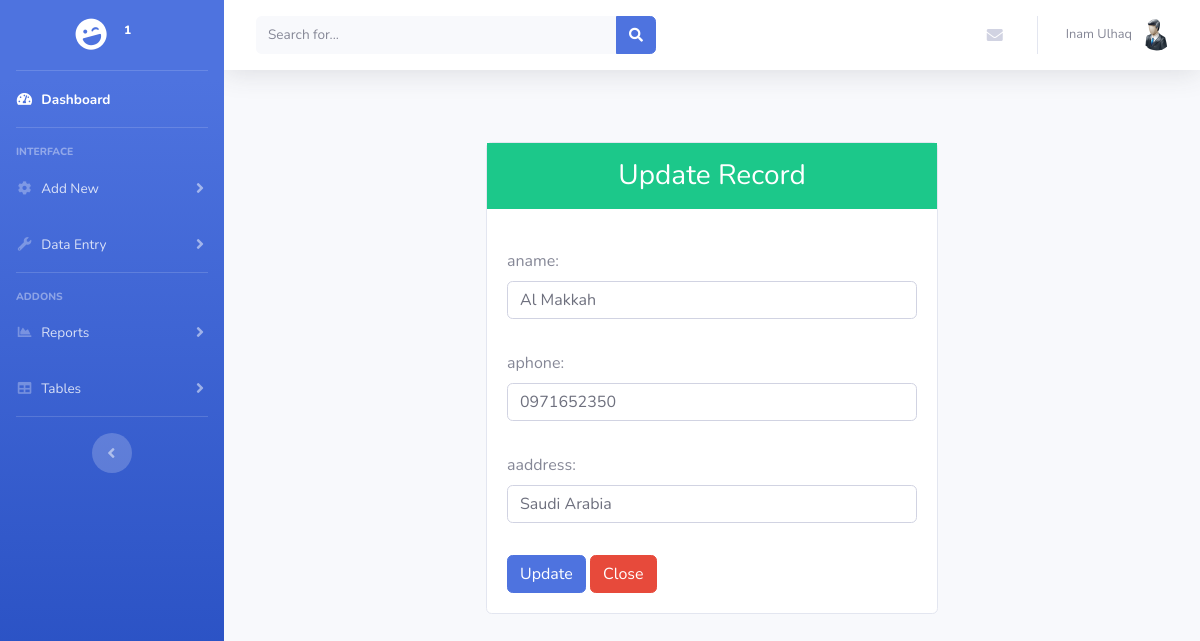
Page /agedit.php?agedit=6 (signed in) on the committed database.
### tables this page shows
CREATE TABLE `users` (
  `id` int(11) NOT NULL,
  `username` varchar(255) NOT NULL,
  `password` varchar(255) NOT NULL,
  `firstname` varchar(50) NOT NULL,
  `lastname` varchar(50) NOT NULL,
  `ucompany` varchar(30) NOT NULL,
  `role` varchar(10) NOT NULL,
  `status` int(11) NOT NULL DEFAULT '1'
);

CREATE TABLE `agency` (
  `id` int(11) NOT NULL,
  `aname` varchar(50) NOT NULL,
  `aphone` varchar(20) NOT NULL,
  `aaddress` varchar(255) NOT NULL,
  `astatus` int(11) NOT NULL DEFAULT '1',
  `user_id` int(11) NOT NULL
);

### agedit.php (the view, shortened to what this page needs)
<?php
    require_once("header.php");
    $id = $_GET['agedit'];
    $query = " SELECT * from agency WHERE id='".$id."'";
    $result = mysqli_query($conn,$query);
    while($row=mysqli_fetch_assoc($result))
    {
            $aname = $row['aname'];
            $aphone = $row['aphone'];
            $aaddress = $row['aaddress'];
    }
?>
<body class="bg-dark">
        <div class="container">
            <div class="row">
                <div class="col-lg-6 m-auto">
                    <div class="card mt-5">
                        <div class="card-title">
                            <h3 class="bg-success text-white text-center py-3"> Update Record</h3>
                        </div>
                        <div class="card-body">
                            <form action="updatagency.php" method="POST">
                                <label>aname:</label><br />
                                <input type="text" class="form-control mb-2" name="aname" value="<?php echo $aname ?>" ><br />
                                <label>aphone:</label><br />
                                <input type="text" class="form-control mb-2" name="aphone" value="<?php echo $aphone ?>" ><br />
                                <label>aaddress:</label><br />
                                <input type="text" class="form-control mb-2" name="aaddress" value="<?php echo $aaddress ?>"><br />
                                <button type="submit" class="btn btn-primary" name="agupdate">Update</button>
                                <button type="close" class="btn btn-danger" name="close">Close</button>
                            </form>
                        </div>
                    </div>
                </div>
            </div>
        </div>
</body>

### header.php (shortened to what this page needs)
<?php include ('db.php');
$user_id=$_SESSION['id'];
?>
<?php
      $sql = "SELECT * FROM users WHERE id=$user_id";
             if ($result = mysqli_query($conn,$sql)){
                  $row = mysqli_fetch_array($result);
                  $id=$row['id'];
                  $firstname=$row['firstname'];
                  $lastname=$row['lastname'];
                  $ucompany=$row['ucompany'];
            }?>
<!DOCTYPE html>
<html lang="en">
<head>
  <link href="vendor/fontawesome-free/css/all.min.css" rel="stylesheet" type="text/css">
  <link href="css/sb-admin-2.min.css" rel="stylesheet">
  <link href="style.css" rel="stylesheet">
  <link rel="stylesheet" href="https://cdn.datatables.net/1.10.21/css/jquery.dataTables.min.css" />
</head>
<body id="page-top">
  <div id="wrapper">
    <ul class="navbar-nav bg-gradient-primary sidebar sidebar-dark accordion" id="accordionSidebar">
      <a class="sidebar-brand d-flex align-items-center justify-content-center" href="index.php">
        <div class="sidebar-brand-icon rotate-n-15">
          <i class="fas fa-laugh-wink"></i>
        </div>
        <div class="sidebar-brand-text mx-3"><?php echo $ucompany; ?><sup><?php echo $id; ?></sup></div>
      </a>
      <hr class="sidebar-divider my-0">
      <li class="nav-item active">
        <a class="nav-link" href="index.php">
          <i class="fas fa-fw fa-tachometer-alt"></i>
          <span>Dashboard</span></a>
      </li>
      <hr class="sidebar-divider">
      <div class="sidebar-heading">
        Interface
      </div>
      <li class="nav-item">
        <a class="nav-link collapsed" href="#" data-toggle="collapse" data-target="#collapseTwo" aria-expanded="true" aria-controls="collapseTwo">
          <i class="fas fa-fw fa-cog"></i>
          <span>Add New</span>
        </a>
      </li>
      <li class="nav-item">
        <a class="nav-link collapsed" href="#" data-toggle="collapse" data-target="#collapseUtilities" aria-expanded="true" aria-controls="collapseUtilities">
          <i class="fas fa-fw fa-wrench"></i>
          <span>Data Entry</span>
        </a>
      </li>
      <hr class="sidebar-divider">
      <div class="sidebar-heading">
        Addons
      </div>
      <li class="nav-item">
        <a class="nav-link collapsed" href="#" data-toggle="collapse" data-target="#collapsePages" aria-expanded="true" aria-controls="collapsePages">
          <i class="fas fa-fw fa-chart-area"></i>
          <span>Reports</span>
        </a>
      </li>
      <li class="nav-item">
        <a class="nav-link collapsed" href="#" data-toggle="collapse" data-target="#collapseTables" aria-expanded="true" aria-controls="collapseTables">
          <i class="fas fa-fw fa-table"></i>
          <span>Tables</span>
        </a>
      </li>
      <hr class="sidebar-divider d-none d-md-block">
      <div class="text-center d-none d-md-inline">
        <button class="rounded-circle border-0" id="sidebarToggle"></button>
      </div>
    </ul>
    <div id="content-wrapper" class="d-flex flex-column">
      <div id="content">
        <nav class="navbar navbar-expand navbar-light bg-white topbar mb-4 static-top shadow">
          <form class="d-none d-sm-inline-block form-inline mr-auto ml-md-3 my-2 my-md-0 mw-100 navbar-search">
            <div class="input-group">
              <input type="text" class="form-control bg-light border-0 small" placeholder="Search for..." aria-label="Search" aria-describedby="basic-addon2">
              <div class="input-group-append">
                <button class="btn btn-primary" type="button">
                  <i class="fas fa-search fa-sm"></i>
                </button>
              </div>
            </div>
          </form>
          <ul class="navbar-nav ml-auto">
            <li class="nav-item dropdown no-arrow mx-1">
              <a class="nav-link dropdown-toggle" href="#" id="messagesDropdown" role="button" data-toggle="dropdown" aria-haspopup="true" aria-expanded="false">
                <i class="fas fa-envelope fa-fw"></i>
              </a>
            </li>
            <li class="nav-item dropdown no-arrow">
              <a class="nav-link dropdown-toggle" href="#" id="userDropdown" role="button" data-toggle="dropdown" aria-haspopup="true" aria-expanded="false">
                <span class="mr-2 d-none d-lg-inline text-gray-600 small"><?php echo $firstname.' '.$lastname ?></span>
                <img class="img-profile rounded-circle" src="img/user.png">
              </a>
            </li>
          </ul>
        </nav>

### rows in the picture
users: id "1", firstname "Inam", lastname "Ulhaq"
agency: aname "Al Makkah", aphone "0971652350", aaddress "Saudi Arabia"
